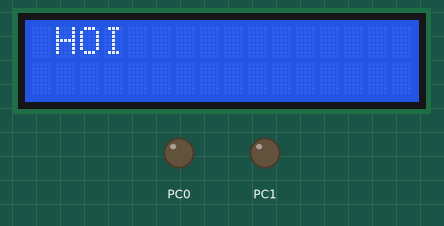
Simulated run of this program. Board: ATmega128, built with avr-gcc and emulated at 8 MHz. Shown: 16×2 character LCD, output pins drawn as LEDs (lit = HIGH). Wiring (inferred from the signals the program sends): character LCD (HD44780): RS PC2; E PC3; data PC4, PC5, PC6, PC7. Pins used as bus, display or sensor lines are not drawn.

Above: at 0.18 s.
At 0.93 s:
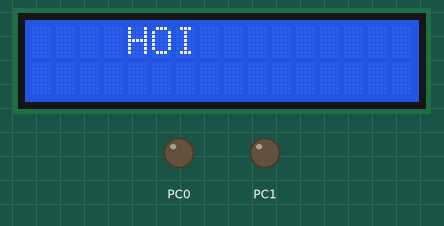
At 1.68 s:
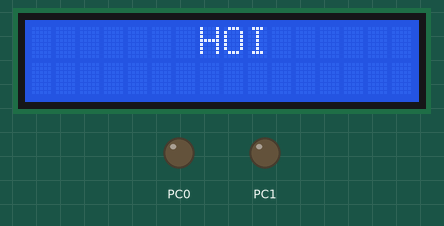
At 3.43 s:
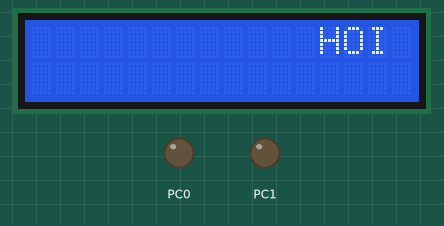
At 5.18 s:
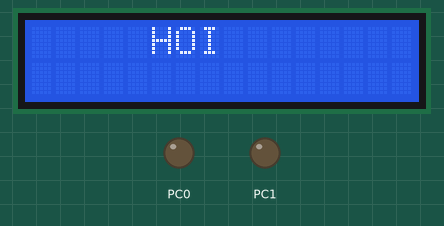
At 6.93 s:
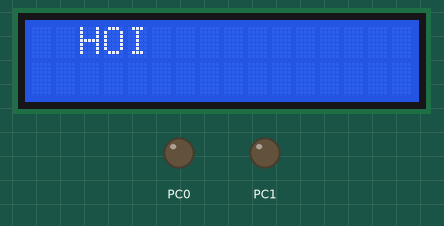

The program:

main.c
```c
#define F_CPU 8000000UL

#include <avr/io.h>
#include <util/delay.h>
#include <stdlib.h>

#define BIT(x) (1 << (x))
#define LCD_E 3
#define LCD_RS 2

void toggleEnableBit() {
	PORTC |= BIT(LCD_E);
	PORTC &= ~BIT(LCD_E);
}

void sendCommand(uint8_t command) {
	PORTC = 0xf0 & command; // First nibble
	PORTC &= ~BIT(LCD_RS); // Clear RS
	toggleEnableBit();
	_delay_us(40);

	PORTC = command << 4; // Second nibble
	PORTC &= ~BIT(LCD_RS); // Clear RS
	toggleEnableBit();
	_delay_us(40);
}

void sendData(uint8_t data) {
	PORTC = 0xf0 & data; // First nibble
	PORTC |= BIT(LCD_RS); // Set RS
	toggleEnableBit();
	_delay_us(40);

	PORTC = data << 4; // Second nibble
	PORTC |= BIT(LCD_RS); // Set RS
	toggleEnableBit();
	_delay_us(40);
}

void clearDisplay() {
	sendCommand(0b00000001);
	_delay_ms(2);
}

void shiftDisplay(int8_t amount) {
	// If larger than 0, shift right, else left
	uint8_t command = amount > 0 ? 0b00011100 : 0b00011000;

	for (int i = 0; i < abs(amount); i++) {
		sendCommand(command);
	}
}

void initDisplay() {
	DDRC = 0xff; // Set C0 t/m 7 to output

	_delay_ms(50); // wait for LCD power to stabilize

	// Initializing by Instruction (see figure 24)
	PORTC = 0b00110000;
	toggleEnableBit();
	_delay_ms(5);

	PORTC = 0b00110000;
	toggleEnableBit();
	_delay_us(150);

	PORTC = 0b00110000;
	toggleEnableBit();
	_delay_us(40);

	// Switch to 4-bit mode
	PORTC = 0b00100000;
	toggleEnableBit();
	_delay_us(40);

	// Set remaining settings
	sendCommand(0b00101000); // 4-bit, 2 line, 5x8 font
	sendCommand(0b00001100); // display on, cursor off, blink off
	sendCommand(0b00000110); // entry mode

	clearDisplay();
}

void displayString(char *string) {
	while(*string) {
		sendData(*string++);
	}
}

int main(void) {
	initDisplay();
	char text[] = "HOI";
	displayString(text);

	while(1) {
		for(int i = 0; i < 13; i++) {
			shiftDisplay(1);
			_delay_ms(250);
		}

		for(int i = 0; i < 13; i++) {
			shiftDisplay(-1);
			_delay_ms(250);
		}
	}
}
```

Measured:
- by itself, everything shown: repeats every 6.5 s, in 26 steps
